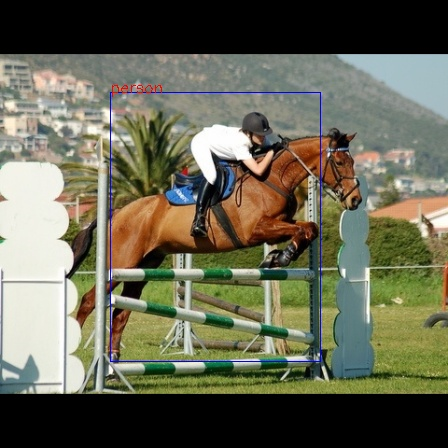
#> input picture Pred_img/000017_flipaugmented_pre_40.jpg, 448 x 448 px
$ python -i make_augmentation.py   (imports and definitions only)
#> lines starting #> are read from the running program, lines starting #| are printed output that depends on the picture
#!/usr/bin/env python3
# -*- coding: utf-8 -*-

CLASSES = ['person', 'bird', 'cat', 'cow', 'dog', 'horse', 'sheep']

import os
import shutil
import cv2
import numpy as np
import random
import torch

DATASET_PATH = 'VOCdevkit/VOC2007/'

class DataAugmentation:
    def __init__(self):
        self.img_path = DATASET_PATH + "JPEGImages/"  # 原始图像所在的路径
        self.label_path = DATASET_PATH + "labels/"  # 图像对应的label文件(.txt文件)的路径
        self.save_img_path = DATASET_PATH + "JPEGImages_augmentation/"  # 增广后的数据存储路径
        self.train_path = DATASET_PATH + "ImageSets/Main/train.txt"  # 训练集图像名称文件
        self.val_path = DATASET_PATH + "ImageSets/Main/val.txt"  # 测试集图像名称文件
        # 存储路径
        self.save_img_path = DATASET_PATH + "JPEGImages_augmentation/"   # 增广后的数据存储路径
        self.save_label_path = DATASET_PATH + "labels_augmentation/"  # 增广后的标签(.txt文件)存储路径
        self.save_train_path = DATASET_PATH + "ImageSets/Main/train_augmentation.txt" # 增广后的训练集图像名称的txt文件
        self.save_val_path = DATASET_PATH + "ImageSets/Main/val_augmentation.txt"  # 增广后的测试集图像名称的txt文件

        # 为存储增广后的图片和label创建文件夹
        if os.path.exists(self.save_img_path):
            shutil.rmtree(self.save_img_path)
        os.mkdir(self.save_img_path)
        if os.path.exists(self.save_label_path):
            shutil.rmtree(self.save_label_path)
        os.mkdir(self.save_label_path)

        # 数据增广
        self.augmentation(is_train=True)    # train set
        # self.augmentation(is_train=False)   # val set

    # 读取图像对应的bbox信息，按1维的方式储存，每5个元素表示一个bbox的(cls,xc,yc,w,h)
    # xc,yc,w, 是归一化的结果, xc,w是横向的占比，yc,h是纵向占比
    #   -------------------
    #   |          |      |
    #   |         yc      |
    #   |         |       |
    #   | -- xc --*       |
    #   |                 |
    #   -------------------
    def readLabels(self, path, filename):
        with open(path + filename + ".txt") as f:
            bbox = f.read().split('\n')
            bbox = [x.split() for x in bbox]
            bbox = [float(x) for y in bbox for x in y]
            if len(bbox) % 5 != 0:
                raise ValueError("File:" + path + filename + ".txt" + "——bbox Extraction Error!")
        return bbox


    def augmentation(self, is_train=True):
        file_list = []
        if is_train:
            with open(self.train_path, 'r') as f:
                filenames = [x.strip() for x in f]
            if os.path.exists(self.save_train_path):
                os.remove(self.save_train_path)
        else:
            with open(self.val_path, 'r') as f:
                filenames = [x.strip() for x in f]
            if os.path.exists(self.save_val_path):
                os.remove(self.save_val_path)

        for item in range(len(filenames)):
            img = cv2.imread(self.img_path + filenames[item] + ".jpg")  # 读取原始图像
            # 读取图像对应的bbox信息，按1维的方式储存
            bbox = self.readLabels(self.label_path, filenames[item])

            # 数据增广
            self.save_img(img, bbox, filenames[item])
            file_list.append(filenames[item])
            # 颠倒
            bbox_temp = bbox.copy()
            img_temp = img.copy()
            img_temp, bbox_temp = self.rand_flip(img_temp, bbox_temp)
            save_name = filenames[item] + "_flip"
            self.save_img(img_temp, bbox_temp, save_name)
            file_list.append(save_name)

            # 放缩
            bbox_temp = bbox.copy()
            img_temp = img.copy()
            img_temp = self.rand_scale(img_temp)
            save_name = filenames[item] + "_scale"
            self.save_img(img_temp, bbox_temp, save_name)
            file_list.append(save_name)

            # 滤波
            bbox_temp = bbox.copy()
            img_temp = img.copy()
            img_temp = self.rand_blur(img_temp)
            save_name = filenames[item] + "_blur"
            self.save_img(img_temp, bbox_temp, save_name)
            file_list.append(save_name)

            # 随机剪切
            bbox_temp = bbox.copy()
            img_temp = img.copy()
            img_temp, bbox_temp = self.rand_crop(img_temp, bbox_temp)
            save_name = filenames[item] + "_crop"
            self.save_img(img_temp, bbox_temp, save_name)
            file_list.append(save_name)

        if is_train:
            f = open(self.save_train_path, 'w')
        else:
            f = open(self.save_val_path, 'w')
        f.write('\n'.join(file_list))
        f.close()


    # save image
    # [33 lines left out: functions save_img, rand_flip, rand_scale, not called in this run]

        # 滤波

    # 滤波
    def rand_blur(self, im):
        im = cv2.blur(im, (5, 5))
        return im

        # hsv通道转换

    # 亮度
    # [83 lines left out: functions rand_bright, rand_hue, rand_saturation, rand_crop, not called in this run]


# [3 lines not run here, left out]

>>> import cv2
>>> picture = cv2.imread('Pred_img/000017_flipaugmented_pre_40.jpg', cv2.IMREAD_GRAYSCALE)
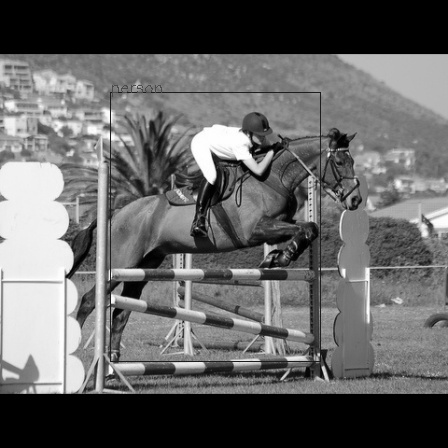
#> picture: shape (448, 448); min 0, max 255, mean 100.8
>>> result = DataAugmentation().rand_bright(picture)
#> (reads train.txt from the repository)
#> (the run stopped early here; a loop or call above may not have finished)
